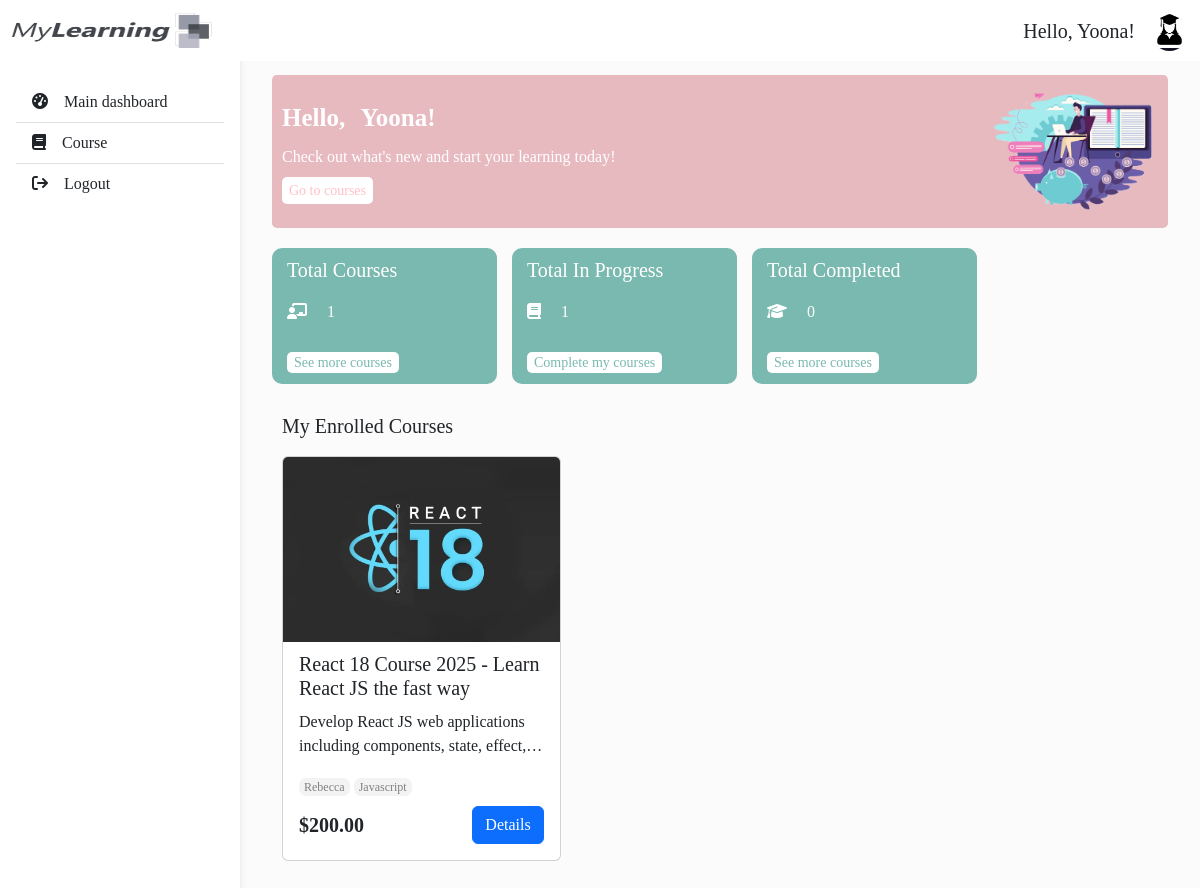
The app's page /student-dashboard/ (signed in) with its own data.
### enrollments/models.py (models this page shows, shortened)
class Enrollment(models.Model):
  STATUS_CHOICES = {
    'Progress': 'Progress',
    'Completed': 'Completed'
  }
  student = models.ForeignKey(Student, on_delete=models.SET_NULL, null=True, related_name='enrollments')
  course = models.ForeignKey(Course, on_delete=models.SET_NULL, null=True, related_name='enrollments')
  enrolled_date = models.DateField(auto_now_add=True)
  status = models.CharField(max_length=20, choices=STATUS_CHOICES, default='Progress', blank=True, null=True)
  class Meta:
    unique_together = ('student', 'course')

### courses/models.py (models this page shows, shortened)
class Course(models.Model):
  name = models.CharField(max_length=100)
  category = models.ForeignKey(Category, on_delete=models.SET_NULL, null=True)
  instructor = models.ForeignKey(Instructor, on_delete=models.SET_NULL, null=True, related_name='courses')
  price = models.DecimalField(max_digits=10, decimal_places=2)
  description = models.TextField()
  image = models.ImageField(blank=True, null=True, upload_to='images')
  published_date = models.DateField(auto_now_add=True)

class CourseTag(models.Model):
  course = models.ForeignKey(Course, on_delete=models.CASCADE, related_name='tags')
  tag = models.ForeignKey(Tag, on_delete=models.CASCADE, related_name='courses')

class Tag(models.Model):
  name = models.CharField(max_length=(100))

### users/models.py (models this page shows)
class Instructor(models.Model):
  user = models.OneToOneField(User, on_delete=models.CASCADE, null=True)
  name = models.CharField(max_length=100)
  age = models.IntegerField()
  email = models.EmailField()
  phone = models.CharField(max_length=20)
  address = models.CharField(max_length=150)
  salary = models.DecimalField(max_digits=10, decimal_places=2)
  def __str__(self):
    return self.name

### users/decorators.py (the view)
    def wrapper_func(request, *args, **kwargs):
      group = None
      if request.user.groups.exists():
        group = request.user.groups.all()[0].name
        print('login group: ', group)
      print('allow group: ', allow_roles)
      if group in allow_roles:
        return view_func(request, *args, **kwargs)
      else:
        return HttpResponse('You are not authorize to view this page!')

### dashboard/views.py (called while the page is built)
@login_required(login_url='login')
@allow_users(allow_roles=['student'])
def student_dashboard_view(request):
  login_id = request.user.student.id
  student = Student.objects.get(pk=login_id)
  enrollments = None
  total_progress = 0
  total_completed = 0
  if student is not None:
    enrollments = student.enrollments.all()
    for enrollment in enrollments:
      if enrollment.status == 'Progress':
        total_progress += 1
      elif enrollment.status == 'Completed':
        total_completed += 1
  context = {
    'enrollments': enrollments,
    'total_progress': total_progress,
    'total_completed': total_completed,
  }
  return render(request, 'dashboard/student_dashboard.html', context)

### dashboard/templates/dashboard/student_dashboard.html (shortened to what this page needs)
{% extends 'base.html' %}
{% block content %}
  <div class="dashboard px-4 py-3">
    <div class="top-section">
      <div class="top-section__info">
        <p>Hello, {{request.user}}!</p>
        <p>Check out what's new and start your learning today!</p>
        <a href="{% url 'courses:course_list' %}">Go to courses</a>
      </div>
      <div class="top-section__img-container">
        <img src="/media/profiles/dashboard-image.png" alt="dashboard-img">
      </div>
    </div>
    <div class="middle-section">
      <div class="course-card-container">
        <div class="course-card">
          <h5>Total Courses</h5>
          <div>
            <div>
              <i class="fa-solid fa-chalkboard-user me-3"></i>
              <span>{{enrollments.count}}</span>
            </div>
          </div>
          <a href="{% url 'courses:course_list' %}">See more courses</a>
        </div>
        <div class="course-card">
          <h5>Total In Progress</h5>
          <div>
            <div>
              <i class="fa-solid fa-book me-3"></i>
              <span>{{total_progress}}</span>
            </div>
          </div>
          <a href="#myEnrolledCourses">Complete my courses</a>
        </div>
        <div class="course-card">
          <h5>Total Completed</h5>
          <div>
            <div>
              <i class="fa-solid fa-graduation-cap me-3"></i>
              <span>{{total_completed}}</span>
            </div>
          </div>
          <a href="{% url 'courses:course_list' %}">See more courses</a>
        </div>
      </div>
    </div>
    <div id="myEnrolledCourses" class="bottom-section" style="gap: 40px">
      <div class="right">
        <h5>My Enrolled Courses</h5>
        <div class="card-container border border-0">
          {% if enrollments.all %}
            {% for enrollment in enrollments %}
              <div class="card">
                <div class="card-img">
                  {% if enrollment.course.image %}
                    <img src="{{ enrollment.course.image.url }}" class="card-img-top object-fit-cover" alt="{{ enrollment.course.name }}">
                  {% else %}
                    <img src="/media/images/e-learning.png" class="card-img-top object-fit-cover" alt="default-image">
                  {% endif %}
                </div>
                <div class="px-3 pb-3">
                  <h5 class="card-title limit-to-2-lines">{{enrollment.course.name}}</h5>
                  <div class="mb-3 limit-to-2-lines">{{enrollment.course.description}}</div>
                  <div>
                    <div class="card-instructor">{{enrollment.course.instructor}}</div>
                    {% for course_tag in enrollment.course.tags.all  %}
                      <div class="card-instructor">{{course_tag.tag.name}}</div>
                    {% endfor %}
                  </div>
                  <div class="d-flex align-items-center mt-2">
                    <div class="flex-grow-1 fw-semibold fs-5">${{enrollment.course.price}}</div>
                    <a href="{% url 'courses:course_detail' enrollment.course.id %}" class="btn btn-primary">Details</a>
                  </div>
                </div>
              </div>
            {% endfor %}
          {% endif %}
        </div>
      </div>
    </div>
  </div>
{% endblock content %}

### templates/base.html (shortened to what this page needs)
<!DOCTYPE html>
<html lang="en">
  <head>
    {% load static %}
    <link
      href="https://cdn.jsdelivr.net/npm/bootstrap@5.3.7/dist/css/bootstrap.min.css"
      rel="stylesheet"
    />
    <link
      rel="stylesheet"
      href="https://cdn.jsdelivr.net/npm/bootstrap-icons@1.11.3/font/bootstrap-icons.css"
    />
    <link
      rel="stylesheet"
      href="https://cdnjs.cloudflare.com/ajax/libs/font-awesome/6.5.0/css/all.min.css"
    />
    <link rel="stylesheet" href="{% static 'css/style.css' %}" />
  </head>
  <body>
    <header>
      <nav
        id="sidebarMenu"
        class="collapse d-lg-block sidebar collapse bg-white"
      >
        <div class="position-sticky">
          <div class="list-group list-group-flush mx-3 mt-4">
            <a
              href="{% url 'dashboard' %}"
              class="list-group-item list-group-item-action py-2 ripple"
              aria-current="true"
            >
              <i class="fas fa-tachometer-alt me-3"></i
              ><span>Main dashboard</span>
            </a>
            <a
              href="{% url 'courses:course_list' %}"
              class="list-group-item list-group-item-action py-2 ripple"
            >
              <i class="fa-solid fa-book me-3"></i><span>Course</span>
            </a>
            <a
              href="{% url 'logout' %}"
              class="list-group-item list-group-item-action py-2 ripple"
            >
              <i class="fa-solid fa-arrow-right-from-bracket me-3"></i></i></i><span>Logout</span>
            </a>
          </div>
        </div>
      </nav>
      <nav id="main-navbar" class="navbar navbar-expand-lg bg-white fixed-top">
        <div class="container-fluid">
          <a class="navbar-brand" href="#">
            <img
              src="/media/profiles/my-learning-logo.png"
              height="35"
              width="200"
              alt="MDB Logo"
              loading="lazy"
            />
          </a>
          <ul class="navbar-nav ms-auto d-flex flex-row align-items-center gap-3">
            <li class="nav-item fs-5 d-flex align-items-center gap-3">
              <span>Hello, {{request.user}}!</span>
              <div>
                {% with request.user.groups.all.0.name as group %}
                  {% if group == "admin" %}
                      <img src="/media/profiles/employee-profile.webp" alt="profile" style="height: 40px; border-radius: 50%;" />
                  {% elif group == "instructor" %}
                      <img src="/media/profiles/instructor-profile.jpg" alt="profile" style="height: 40px; border-radius: 50%;" />
                  {% elif group == "student" %}
                    {% if request.user.student.gender == "Female" %}
                      {% with "female-student-profile.jpg" as profile_image %}
                        <img src="/media/profiles/{{ profile_image }}" alt="profile" style="height: 40px; border-radius: 50%;" />
                      {% endwith %}
                    {% elif request.user.student.gender == "Male" %}
                      {% with "male-student-profile.jpg" as profile_image %}
                        <img src="/media/profiles/{{ profile_image }}" alt="profile" style="height: 40px; border-radius: 50%;" />
                      {% endwith %}
                    {% endif %}
                  {% endif %}
                {% endwith %}
              </div>
            </li>
          </ul>
        </div>
      </nav>
    </header>
    <main style="margin-top: 35px">
      <div class="container py-4 px-2">
        {% block content %} {% endblock content %}
      </div>
    </main>
  </body>
</html>

### static/css/style.css (style rules this page uses)
body { background-color: #fbfbfb; font-family: Cambria, Cochin, Georgia, Times, "Times New Roman", serif; }
@media (min-width: 991.98px) { main { padding-left: 240px; } }
.limit-to-2-lines { display: -webkit-box; -webkit-line-clamp: 2; -webkit-box-orient: vertical; overflow: hidden; }
.sidebar { position: fixed; top: 0; bottom: 0; left: 0; padding: 58px 0 0; box-shadow: 0 2px 5px 0 rgb(0 0 0 / 5%), 0 2px 10px 0 rgb(0 0 0 / 5%); width: 240px; z-index: 600; }

### records on screen
Enrollment: course.image (picture), course.name "React 18 Course 2025 - Learn React JS the fast way", course.description "Develop React JS web applications including components, state,…", course.instructor "Rebecca", course.price "200.00"
CourseTag: tag.name "Javascript"

### other values on screen
{{ request.user }} "Yoona"
{{ enrollments.count }} "1"
{{ total_progress }} "1"
{{ total_completed }} "0"
